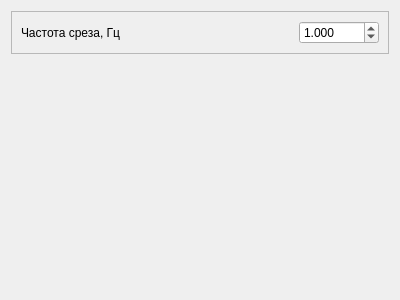
<?xml version="1.0" encoding="UTF-8"?>
<ui version="4.0">
 <class>FilterLowFrequencyParamsWidget</class>
 <widget class="QWidget" name="FilterLowFrequencyParamsWidget">
  <property name="geometry">
   <rect>
    <x>0</x>
    <y>0</y>
    <width>400</width>
    <height>300</height>
   </rect>
  </property>
  <property name="windowTitle">
   <string>Form</string>
  </property>
  <layout class="QVBoxLayout" name="verticalLayout">
   <item>
    <widget class="QFrame" name="frFreq">
     <property name="frameShape">
      <enum>QFrame::StyledPanel</enum>
     </property>
     <property name="frameShadow">
      <enum>QFrame::Raised</enum>
     </property>
     <layout class="QHBoxLayout" name="horizontalLayout">
      <item>
       <widget class="QLabel" name="lblFreq">
        <property name="text">
         <string>Частота среза, Гц</string>
        </property>
       </widget>
      </item>
      <item>
       <widget class="QDoubleSpinBox" name="edFreq">
        <property name="minimumSize">
         <size>
          <width>80</width>
          <height>0</height>
         </size>
        </property>
        <property name="maximumSize">
         <size>
          <width>80</width>
          <height>16777215</height>
         </size>
        </property>
        <property name="decimals">
         <number>3</number>
        </property>
        <property name="minimum">
         <double>0.010000000000000</double>
        </property>
        <property name="maximum">
         <double>996.990000000000009</double>
        </property>
        <property name="value">
         <double>1.000000000000000</double>
        </property>
       </widget>
      </item>
     </layout>
    </widget>
   </item>
   <item>
    <spacer name="verticalSpacer">
     <property name="orientation">
      <enum>Qt::Vertical</enum>
     </property>
     <property name="sizeHint" stdset="0">
      <size>
       <width>20</width>
       <height>40</height>
      </size>
     </property>
    </spacer>
   </item>
  </layout>
 </widget>
 <resources/>
 <connections/>
</ui>
